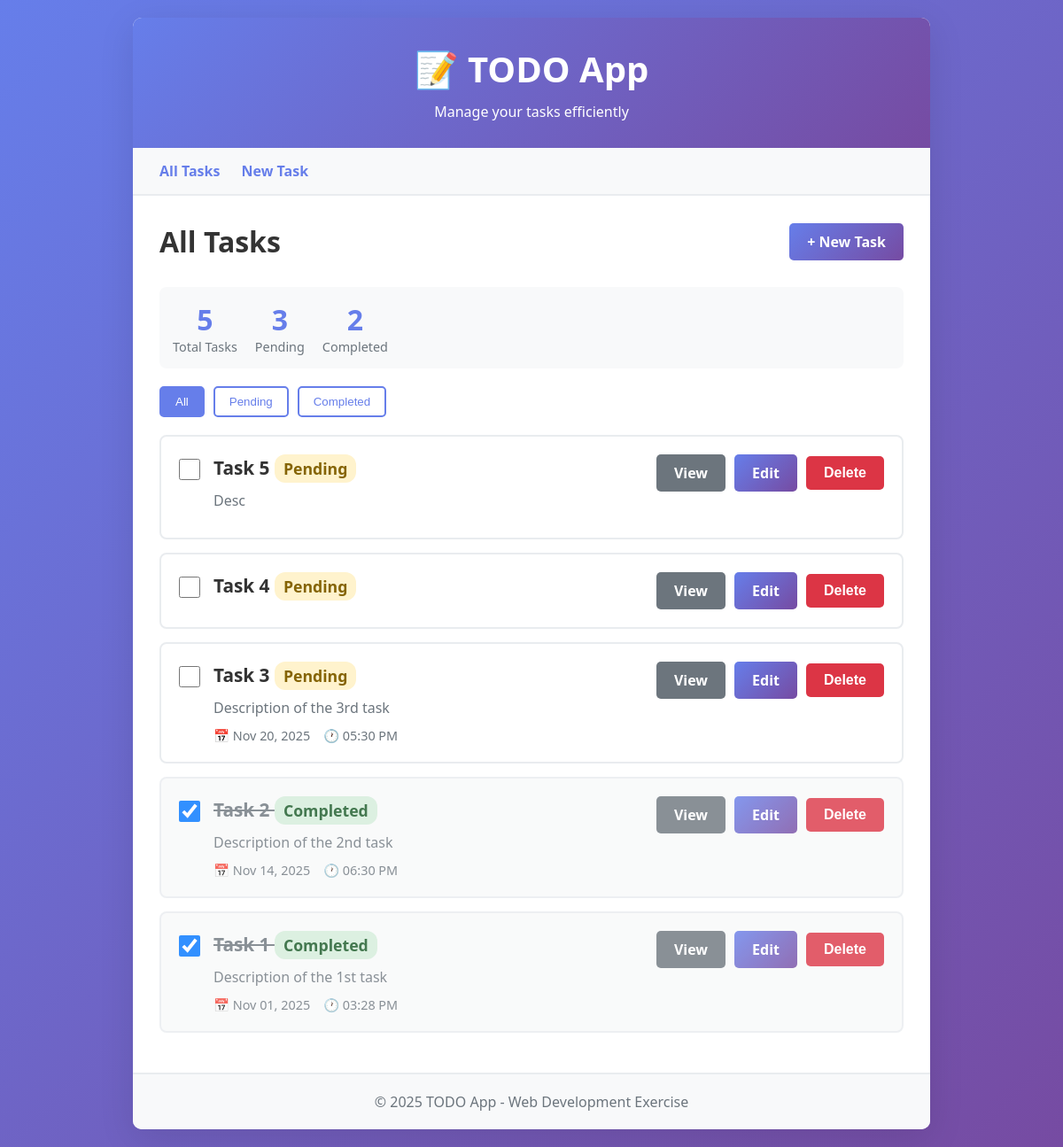
The page / on the database its author committed.
### todo_app/models.py (models this page shows, shortened)
class Task(models.Model):
    title = models.CharField(max_length=200)
    description = models.TextField(blank=True)
    due_date = models.DateField(null=True, blank=True)
    due_time = models.TimeField(null=True, blank=True)
    completed = models.BooleanField(default=False)
    created_at = models.DateTimeField(auto_now_add=True)
    updated_at = models.DateTimeField(auto_now=True)
    class Meta:
        ordering = ['-created_at']

### todo_app/views.py (the view)
# urls.py: path('', views.TaskListView, name='task_list'),
def TaskListView(request):
    tasks = Task.objects.all()
    total = Task.objects.count()
    completed = Task.objects.filter(completed=True).count()
    pending = total - completed
    context = {
        'tasks': tasks,
        'total': total,
        'completed': completed,
        'pending': pending,
    }
    return render(request, 'task_list.html',context)

### todo_app/templates/task_list.html (shortened to what this page needs)
{% extends 'base.html' %}
{% block content %}
<div class="task-header">
    <h2>All Tasks</h2>
    <a href="{% url 'task_create' %}" class="btn btn-primary">+ New Task</a>
</div>
<div class="task-stats">
    <div class="stat-item">
        <div class="stat-number" id="total-tasks">{{ tasks|length }}</div>
        <div class="stat-label">Total Tasks</div>
    </div>
    <div class="stat-item">
        <div class="stat-number" id="pending-tasks">0</div>
        <div class="stat-label">Pending</div>
    </div>
    <div class="stat-item">
        <div class="stat-number" id="completed-tasks">0</div>
        <div class="stat-label">Completed</div>
    </div>
</div>
<div class="filter-buttons">
    <button class="filter-btn active" data-filter="all">All</button>
    <button class="filter-btn" data-filter="pending">Pending</button>
    <button class="filter-btn" data-filter="completed">Completed</button>
</div>
{% if tasks %}
    <ul class="task-list">
        {% for task in tasks %}
        <li class="task-item {% if task.completed %}completed{% endif %}" data-status="{% if task.completed %}completed{% else %}pending{% endif %}">
            <div class="task-content">
                <input type="checkbox"
                       class="task-checkbox"
                       {% if task.completed %}checked{% endif %}
                       onchange="toggleTaskComplete({{ task.id }}, this.checked)">
                <div class="task-info">
                    <div class="task-title">
                        {{ task.title }}
                        <span class="badge {% if task.completed %}badge-completed{% else %}badge-pending{% endif %}">
                            {% if task.completed %}Completed{% else %}Pending{% endif %}
                        </span>
                    </div>
                    {% if task.description %}
                    <div class="task-description">{{ task.description }}</div>
                    {% endif %}
                    <div class="task-meta">
                        {% if task.due_date %}
                        <span>📅 {{ task.due_date|date:"M d, Y" }}</span>
                        {% endif %}
                        {% if task.due_time %}
                        <span>🕐 {{ task.due_time|time:"h:i A" }}</span>
                        {% endif %}
                    </div>
                </div>
                <div class="task-actions">
                    <a href="{% url 'task_detail' task.id %}" class="btn btn-secondary">View</a>
                    <a href="{% url 'task_update' task.id %}" class="btn btn-primary">Edit</a>
                    <form method="post" action="{% url 'task_delete' task.id %}" style="display: inline;" onsubmit="return confirm('Are you sure you want to delete this task?');">
                        <button type="submit" class="btn btn-danger">Delete</button>
                    </form>
                </div>
            </div>
        </li>
        {% endfor %}
    </ul>
{% endif %}
{% endblock %}

### todo_app/templates/base.html (shortened to what this page needs)
<!DOCTYPE html>
<html lang="en">
<head>
</head>
<body>
    <div class="container">
        <header>
            <h1>📝 TODO App</h1>
            <p>Manage your tasks efficiently</p>
        </header>
        <nav>
            <a href="{% url 'task_list' %}">All Tasks</a>
            <a href="{% url 'task_create' %}">New Task</a>
        </nav>
        <div class="content">
            {% block content %}{% endblock %}
        </div>
        <footer>
            <p>&copy; 2025 TODO App - Web Development Exercise</p>
        </footer>
    </div>
</body>
</html>

### todo_app/templates/base.html (style rules this page uses)
* { margin: 0; padding: 0; box-sizing: border-box; }
body { font-family: 'Segoe UI', Tahoma, Geneva, Verdana, sans-serif; background: linear-gradient(135deg, #667eea 0%, #764ba2 100%); min-height: 100vh; padding: 20px; }
.container { max-width: 900px; margin: 0 auto; background: white; border-radius: 10px; box-shadow: 0 10px 40px rgba(0, 0, 0, 0.1); overflow: hidden; }
header { background: linear-gradient(135deg, #667eea 0%, #764ba2 100%); color: white; padding: 30px; text-align: center; }
header h1 { font-size: 2.5em; margin-bottom: 10px; }
nav { background: #f8f9fa; padding: 15px 30px; border-bottom: 2px solid #e9ecef; }
nav a { color: #667eea; text-decoration: none; margin-right: 20px; font-weight: 600; transition: color 0.3s; }
.content { padding: 30px; }
.btn { display: inline-block; padding: 10px 20px; border: none; border-radius: 5px; cursor: pointer; text-decoration: none; font-size: 16px; transition: all 0.3s; font-weight: 600; }
.btn-primary { background: linear-gradient(135deg, #667eea 0%, #764ba2 100%); color: white; }
.btn-secondary { background: #6c757d; color: white; }
.btn-danger { background: #dc3545; color: white; }
footer { background: #f8f9fa; padding: 20px; text-align: center; color: #6c757d; border-top: 2px solid #e9ecef; }

### todo_app/templates/task_list.html (style rules this page uses)
.task-header { display: flex; justify-content: space-between; align-items: center; margin-bottom: 30px; }
.task-header h2 { color: #333; font-size: 2em; }
.task-stats { display: flex; gap: 20px; margin-bottom: 20px; padding: 15px; background: #f8f9fa; border-radius: 8px; }
.stat-item { text-align: center; }
.stat-number { font-size: 2em; font-weight: bold; color: #667eea; }
.stat-label { color: #6c757d; font-size: 0.9em; }
.filter-buttons { margin-bottom: 20px; display: flex; gap: 10px; }
.filter-btn { padding: 8px 16px; border: 2px solid #667eea; background: white; color: #667eea; border-radius: 5px; cursor: pointer; transition: all 0.3s; }
.filter-btn:hover, .filter-btn.active { background: #667eea; color: white; }
.task-list { list-style: none; }
.task-item { background: white; border: 2px solid #e9ecef; border-radius: 8px; padding: 20px; margin-bottom: 15px; transition: all 0.3s; }
.task-item.completed { background: #f8f9fa; opacity: 0.8; }
.task-item.completed .task-title { text-decoration: line-through; color: #6c757d; }
.task-content { display: flex; align-items: start; gap: 15px; }
.task-checkbox { width: 24px; height: 24px; cursor: pointer; margin-top: 5px; }
.task-info { flex: 1; }
.task-title { font-size: 1.3em; color: #333; margin-bottom: 8px; font-weight: 600; }
.task-description { color: #6c757d; margin-bottom: 10px; line-height: 1.5; }
.task-meta { display: flex; gap: 15px; font-size: 0.9em; color: #6c757d; }
.task-meta span { display: flex; align-items: center; gap: 5px; }
.task-actions { display: flex; gap: 10px; align-items: center; }
.badge { display: inline-block; padding: 4px 10px; border-radius: 12px; font-size: 0.85em; font-weight: 600; }
.badge-completed { background: #d4edda; color: #155724; }
.badge-pending { background: #fff3cd; color: #856404; }

### rows shown on the page
Task: title "Task 5", shows "Pending", description "Desc"
Task: title "Task 4", shows "Pending"
Task: title "Task 3", shows "Pending", description "Description of the 3rd task", due_date "Nov 20, 2025", due_time "05:30 PM"
Task: completed "☑", title "Task 2", shows "Completed", description "Description of the 2nd task", due_date "Nov 14, 2025", due_time "06:30 PM"
Task: completed "☑", title "Task 1", shows "Completed", description "Description of the 1st task", due_date "Nov 01, 2025", due_time "03:28 PM"

### other values the page prints
{{ tasks|length }} "5"
